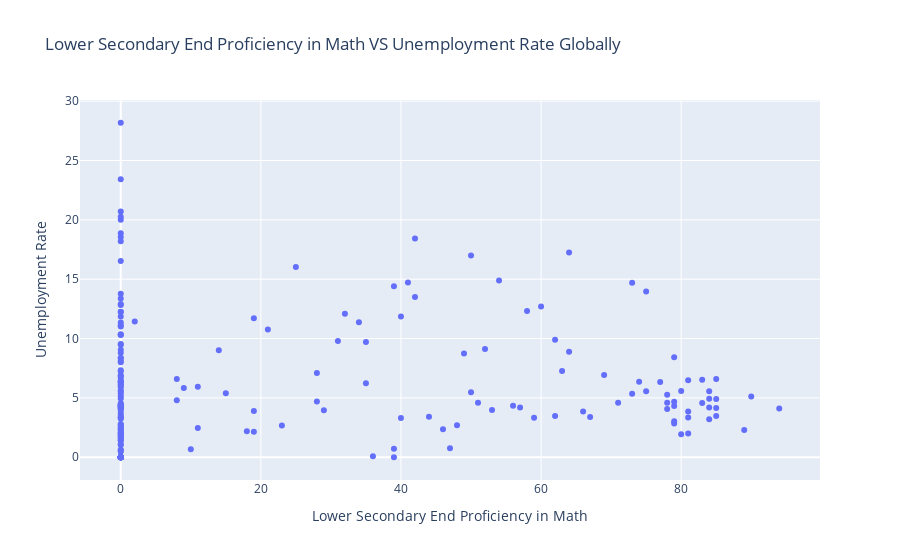

Notebook cell for this chart:
### Code cell
px.scatter(df, 
           x=df["Lower_Secondary_End_Proficiency_Math"], 
           y=df["Unemployment_Rate"], 
           title="Lower Secondary End Proficiency in Math VS Unemployment Rate Globally",
           labels={"Lower_Secondary_End_Proficiency_Math":"Lower Secondary End Proficiency in Math", "Unemployment_Rate":"Unemployment Rate"})

### Figure 1 — Plotly figure (JSON) as saved in the notebook; plotly's stock layout.template omitted (floating-point values rounded to 4 significant figures; data arrays with more than 128 entries replaced by an {"elided": "..."} marker saying what was removed)
{"data": [{"hovertemplate": "Lower Secondary End Proficiency in Math=%{x}<br>Unemployment Rate=%{y}<extra></extra>", "legendgroup": "", "marker": {"color": "#636efa", "symbol": "circle"}, "mode": "markers", "name": "", "orientation": "v", "showlegend": false, "type": "scatter", "x": {"elided": "202 int values"}, "xaxis": "x", "y": {"elided": "202 float values"}, "yaxis": "y"}], "layout": {"legend": {"tracegroupgap": 0}, "title": {"text": "Lower Secondary End Proficiency in Math VS Unemployment Rate Globally"}, "xaxis": {"anchor": "y", "domain": [0, 1], "title": {"text": "Lower Secondary End Proficiency in Math"}}, "yaxis": {"anchor": "x", "domain": [0, 1], "title": {"text": "Unemployment Rate"}}}}
